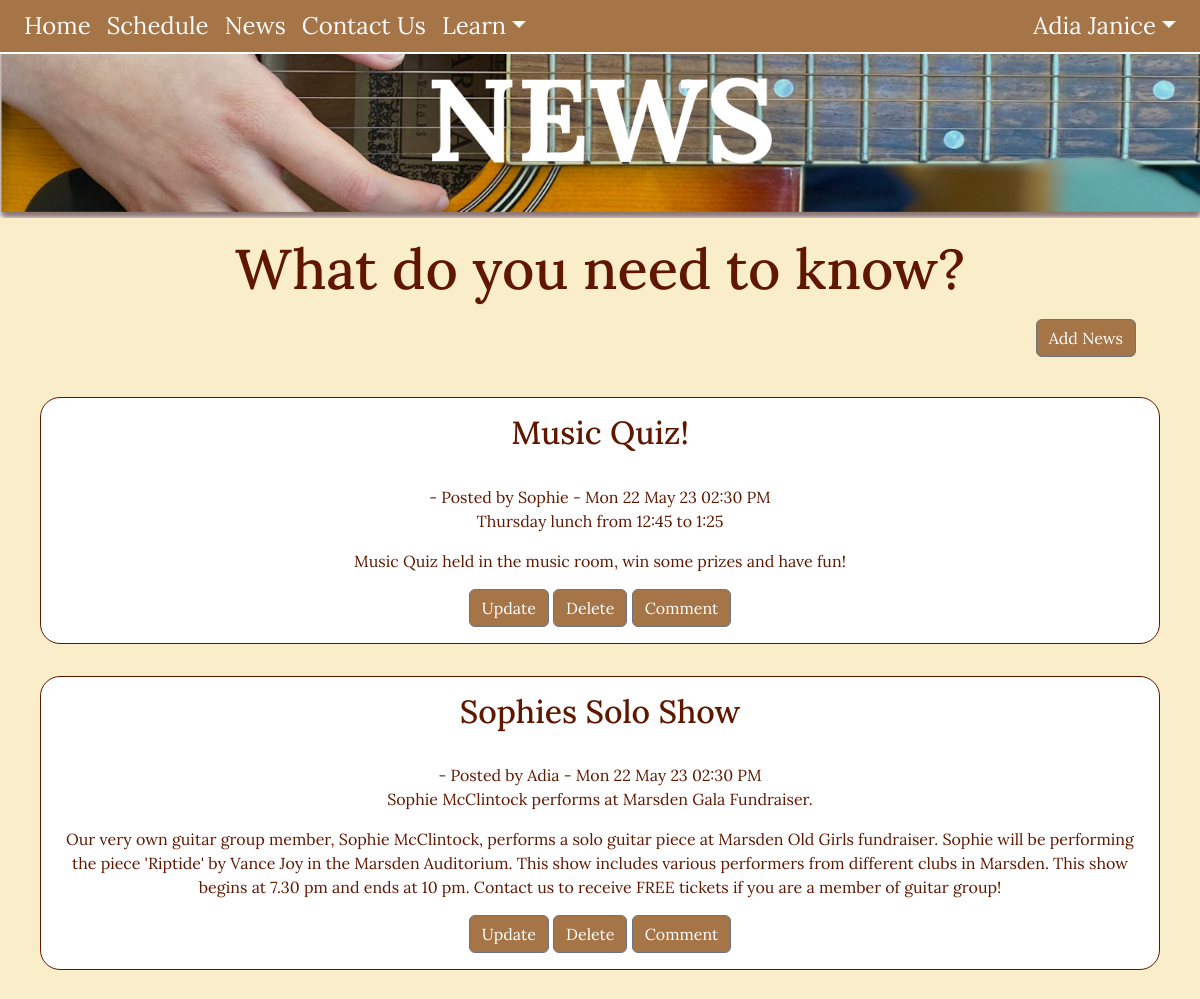
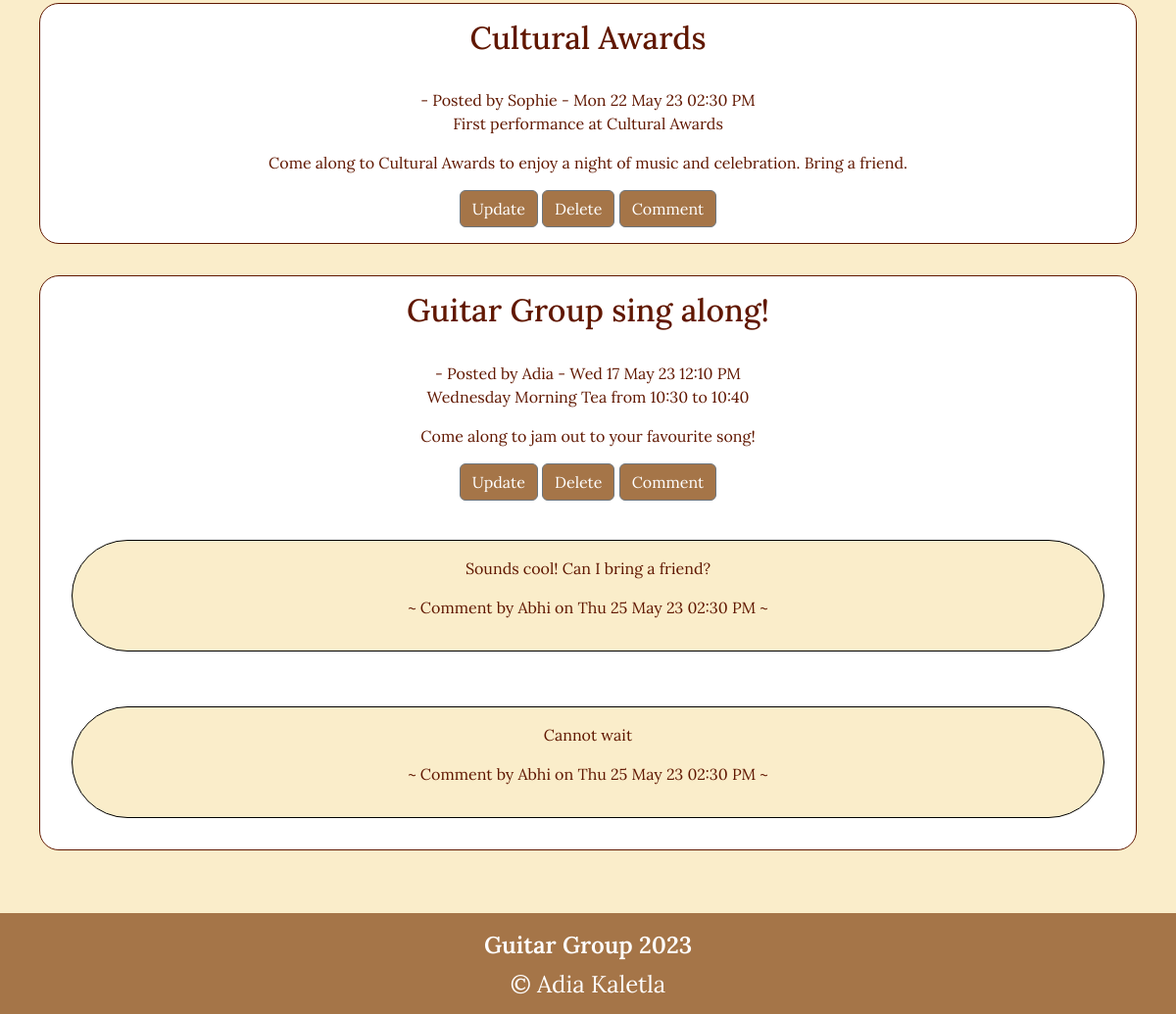
The page /news (signed in) on the database its author committed (2 pictures, top to bottom).
### tables this page shows
CREATE TABLE news(
    news_id integer primary key autoincrement not null,
    title text not null unique,
    subtitle text not null unique,
    content text not null unique,
    newsdate date not null,
    member_id integer,
    foreign key(member_id) references member(member_id)
);

CREATE TABLE member(
    member_id integer primary key autoincrement not null,
    first_name text not null,
    last_name text not null,
    email text not null unique,
    password text not null,
    authorisation integer not null
);

CREATE TABLE comments(
comment_id integer primary key autoincrement not null,
comment text not null,
comment_date date not null,
commenter_id integer,
news_tag_id integer,
foreign key (commenter_id) references member(member_id),
foreign key (news_tag_id) references news(news_id)
);

### server.py (the view)
@app.route('/news')
def news():
    sql = """select news.news_id, news.title, news.subtitle, news.content, news.newsdate, member.first_name
                from news
                join member on news.member_id = member.member_id
                order by news.newsdate desc;
          """
    result = run_search_query_tuples(sql, (), db_path, True)
    print(result)
    sql = """select comments.comment, comments.comment_date, comments.commenter_id,
                    comments.news_tag_id, member.first_name
                from comments
                join news on news.news_id = comments.news_tag_id
                join member on comments.commenter_id = member.member_id
                order by comments.comment_id asc;
          """
    comms = run_search_query_tuples(sql, (), db_path, True)
    print(comms)
    return render_template("news.html", news=result, comments=comms)

### db_functions.py (called while the page is built)
def run_search_query_tuples(sql_query, values_tuple, file_path, rowfactory=False):
    try:
        db = sqlite3.connect(file_path)
        if rowfactory:
            db.row_factory = sqlite3.Row
        cursor = db.cursor()
        cursor.execute(sql_query, values_tuple)
        result = cursor.fetchall()
        cursor.close()
    except sqlite3.Error as error:
        print("Error running search query tuples: {}".format(error))
        return None
    db.close()
    if result is None:
        print("No search values were found")
    return result

### server.py (called while the page is built)
@app.template_filter()
def news_date(sqlite_dt):
    x = datetime.strptime(sqlite_dt, '%Y-%m-%d %H:%M:%S')
    return x.strftime("%a %d %b %y %I:%M %p")

### templates/news.html (shortened to what this page needs)
{% extends "layout.html" %}
{% block banner%}
static/images/newsbanner.jpg
{% endblock %}
{% block content%}
<h1>What do you need to know?</h1>
            {% if session['auth'] == 0 %}
                <div class="add-button text-end">
                    <a class="btn btn-secondary" href="{{ url_for('news_cud', id=0, task='add') }}">Add News</a>
                </div>
            {% endif %}
    <div class="news-box">
            {% for row in news %}
                <div class="news-container">
                    <h2 class="news-meta"> {{ row['title'] }} </h2>
                    <br>
                    <div class="news-meta"> - Posted by {{ row['first_name'] }} - {{ row['newsdate'] | news_date }}
                    <p> {{ row['subtitle'] }} </p>
                    <p> {{ row['content'] | replace("\n", "<br>") | safe}} </p>
                    </div>
                    <div class="news-meta">
                        {% if session['auth'] == 0 %}
                            <a class="btn btn-secondary" href="{{ url_for('news_cud', id=row['news_id'], task='update') }}">Update</a>
                            <a class="btn btn-secondary" href="{{ url_for('news_cud', id=row['news_id'], task='delete') }}">Delete</a>
                        {% endif %}
                        {% if session %}
                            <a class="btn btn-secondary" href="{{ url_for('news_cud', id=row['news_id'], task='comment') }}">Comment</a>
                        {% endif %}
                    </div>
                    {% for comms in comments %}
                        {% if comms['news_tag_id'] == row['news_id'] %}
                            <br>
                            <div class="comms-container">
                                <p> {{ comms['comment'] }} </p>
                                <p> ~ Comment by {{ comms['first_name'] }} on {{ comms['comment_date'] | news_date }} ~ </p>
                            </div>
                        {% endif %}
                    {% endfor %}
                </div>
            {% endfor %}
    </div>
{% endblock %}

### static/styles.css (style rules this page uses)
:root { --dutch-white: rgb(250, 237, 202); --charcol: rgb(54, 70, 82); --chamoisee: rgb(165, 117, 72); --black-bean: rgb(43, 5, 4); --blood-red: rgb(96, 23, 0); }
body { font-family: 'Lora', sans-serif; font-size: 100%; background-color: var(--dutch-white); }
h1 { font-size: 3.5em; color:var(--blood-red); text-align: center; font-weight: 500; margin: 0.3em; }
h2 { font-size: 2em; color:var(--blood-red); text-align: left; font-weight: 500; }
.btn-secondary { background-color:var(--chamoisee); }
.add-button { margin-right: 4em; }
.news-box { text-align: center; color: var(--blood-red); padding: 0.5em; }
.news-container { background-color: rgb(255, 255, 255); overflow: auto; border: 1px solid var(--blood-red); border-radius: 20px; padding: 1em; margin: 2em; }
.news-meta { text-align: center; color: var(--blood-red); }
.comms-container { background-color: var(--dutch-white); overflow: auto; border: 1px solid black; border-radius: 100px; padding: 1em; margin: 1em; }

### rows shown on the page
news: title "Music Quiz!", first_name "Sophie", newsdate|news_date "Mon 22 May 23 02:30 PM", subtitle "Thursday lunch from 12:45 to 1:25", content "Music Quiz held in the music room, win some prizes and have fun!"
news: title "Sophies Solo Show", first_name "Adia", newsdate|news_date "Mon 22 May 23 02:30 PM", subtitle "Sophie McClintock performs at Marsden Gala Fundraiser.", content "Our very own guitar group member, Sophie McClintock, performs a solo guitar piece at Marsden Old Girls fundraiser. Sophie will be performing the piece 'Riptide' by Vance Joy in the Marsden Auditorium. This show includes various performers from different clubs in Marsden. This show begins at 7.30 pm and ends at 10 pm. Contact us to receive FREE tickets if you are a member of guitar group!"
news: title "Cultural Awards", first_name "Sophie", newsdate|news_date "Mon 22 May 23 02:30 PM", subtitle "First performance at Cultural Awards", content "Come along to Cultural Awards to enjoy a night of music and celebration. Bring a friend."
news: title "Guitar Group sing along!", first_name "Adia", newsdate|news_date "Wed 17 May 23 12:10 PM", subtitle "Wednesday Morning Tea from 10:30 to 10:40", content "Come along to jam out to your favourite song!"
comments: comment "Sounds cool! Can I bring a friend?", first_name "Abhi", comment_date|news_date "Thu 25 May 23 02:30 PM"
comments: comment "Cannot wait", first_name "Abhi", comment_date|news_date "Thu 25 May 23 02:30 PM"

### other values the page prints
{{ session['name'] }} "Adia Janice"
